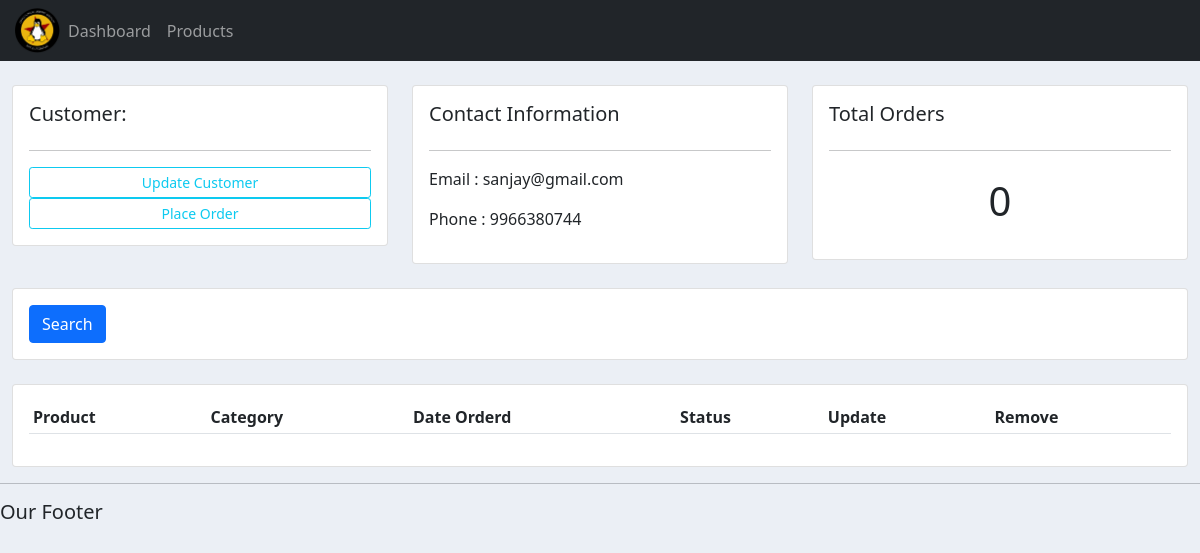
Before: /customer/2 with the older database file.
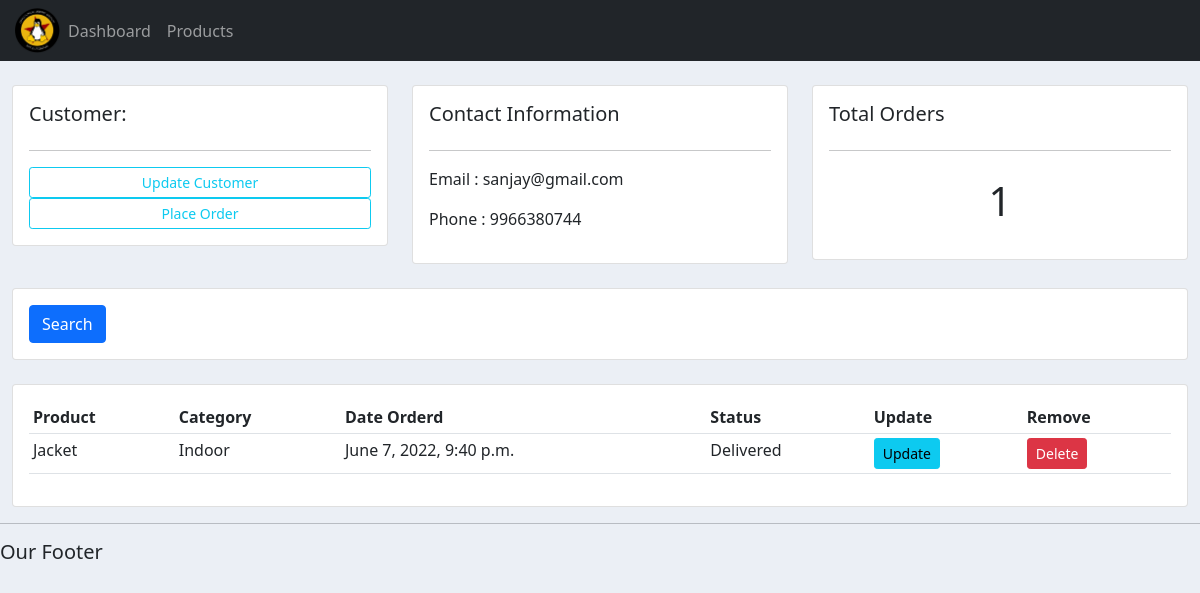
After: the same page with the newer database file.
### customer/models.py (models this page shows, shortened)
class Order(models.Model):
    STATUS = (
        ('Pending', 'Pending'),
        ('Out for delivery', 'Out for delivery'),
        ('Delivered', 'Delivered'),
    )
    customer = models.ForeignKey(Customer, null=True, on_delete=models.SET_NULL)
    product = models.ForeignKey(Product, null=True, on_delete=models.SET_NULL)
    date_created = models.DateTimeField(auto_now_add=True, null=True)
    status = models.CharField(max_length=200, null=True, choices=STATUS)

class Product(models.Model):
    CATEGORY = (
        ('Indoor', 'Indoor'),
        ('Out Door', 'Out Door'),
    )
    name = models.CharField(max_length=200, null=True)
    price = models.FloatField(null=True)
    category = models.CharField(max_length=200, null=True, choices=CATEGORY)
    description = models.CharField(max_length=200, null=True, blank=True)
    date_created = models.DateTimeField(auto_now_add=True, null=True)
    tags = models.ManyToManyField(Tag)
    def __str__(self):
        return self.name

### customer/views.py (the view)
# urls.py: path('', include('customer.urls')),
def customer(request, pk):
    customer = Customer.objects.get(id=pk)
    orders = customer.order_set.all()
    total_order = orders.count()
    context = {'customer':customer, 'orders':orders, 'total_order':total_order}
    return render(request, 'customer/customer.html', context)

### customer/templates/customer/customer.html
{%  extends 'customer/main.html' %}
{% block content %}
	<br>
<div class="row">
	<div class="col-md">
		<div class="card card-body">
			<h5>Customer:</h5>
			<hr>
			<a class="btn btn-outline-info  btn-sm btn-block" href="">Update Customer</a>
			<a class="btn btn-outline-info  btn-sm btn-block" href="{% url 'customer:create_order' customer.id %}">Place Order</a>
		</div>
	</div>
	<div class="col-md">
		<div class="card card-body">
			<h5>Contact Information</h5>
			<hr>
			<p>Email : {{customer.email}}</p>
			<p>Phone : {{customer.phone}}</p>
		</div>
	</div>
	<div class="col-md">
		<div class="card card-body">
			<h5>Total Orders</h5>
			<hr>
			<h1 style="text-align: center;padding: 10px">{{ total_order }}</h1>
		</div>
	</div>
</div>
<br>
<div class="row">
	<div class="col">
		<div class="card card-body">
			<form method="get">
		    <button class="btn btn-primary" type="submit">Search</button>
		  </form>
		</div>
	</div>
</div>
<br>
<div class="row">
	<div class="col-md">
		<div class="card card-body">
			<table class="table table-sm">
				<tr>
					<th>Product</th>
					<th>Category</th>
					<th>Date Orderd</th>
					<th>Status</th>
					<th>Update</th>
					<th>Remove</th>
				</tr>
				{% for order in orders %}
				<tr>
					<td>{{order.product}}</td>
					<td>{{order.product.category}}</td>
					<td>{{order.date_created}}</td>
					<td>{{order.status}}</td>
					<td><a class="btn btn-sm btn-info" href="{% url 'customer:update_order' order.id %}">Update</a></td>
					<td><a class="btn btn-sm btn-danger" href="{% url 'customer:delete_order' order.id %}">Delete</a></td>
				</tr>
				{% endfor %}
			</table>
		</div>
	</div>
</div>
{% endblock %}

Changed rows visible on the page:
added Order: product "Jacket", product.category "Indoor", date_created "June 7, 2022, 9:40 p.m.", status "Delivered"
Other visible differences:
{{ total_order }}: "0" → "1"
